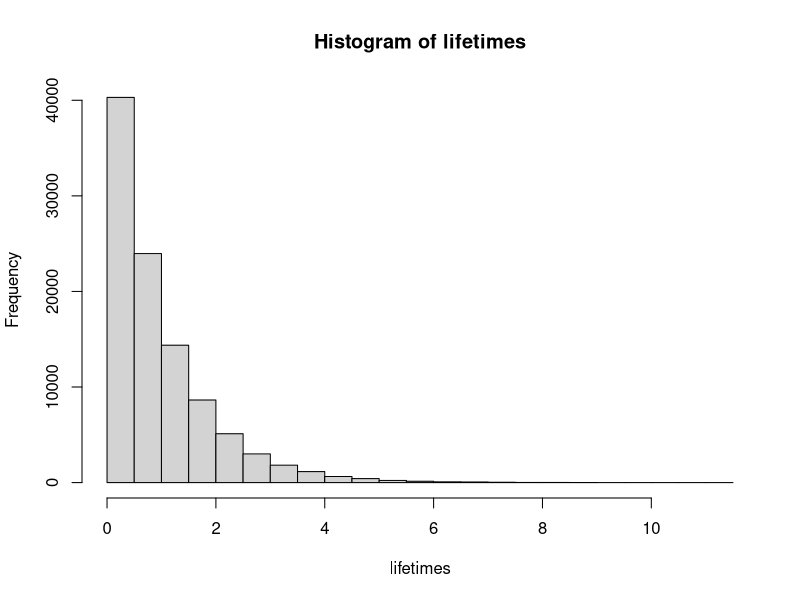

Source code (R):
k <- 100000
xA <- rexp(k,1/2)
xB <- rexp(k,1/3)
xC <- rexp(k,1/5)


x <- cbind(xA,xB,xC)
lifetimes <- apply(x,1,min)

#mean
mean(lifetimes)

#sd
sd(lifetimes)

#probability <1 month
sum(lifetimes<=1)/length(lifetimes)
#median
median(lifetimes)

#10th quantile
quantile(lifetimes,0.1)

#distribution of lifetimes seems to be exponential
hist(lifetimes)
